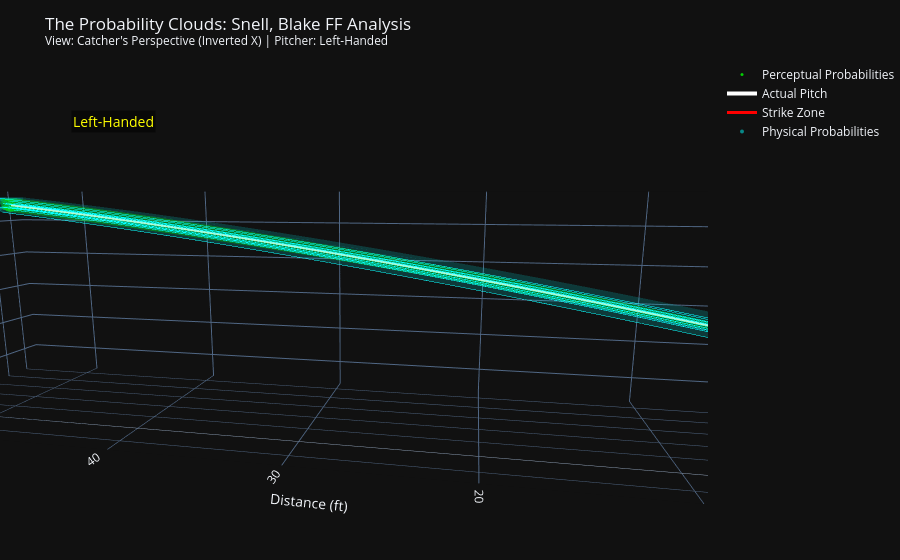

Notebook code cell kept with this figure:
### Code cell
# 4. Visualize
fig = visualize_pitch_cloud(actual_traj, cloud_trajs, 
                            pitch_type=f"{pitcher_name} {pitch_type} Analysis", 
                            perceptual_trajs=perceptual_trajs)
fig.show()
